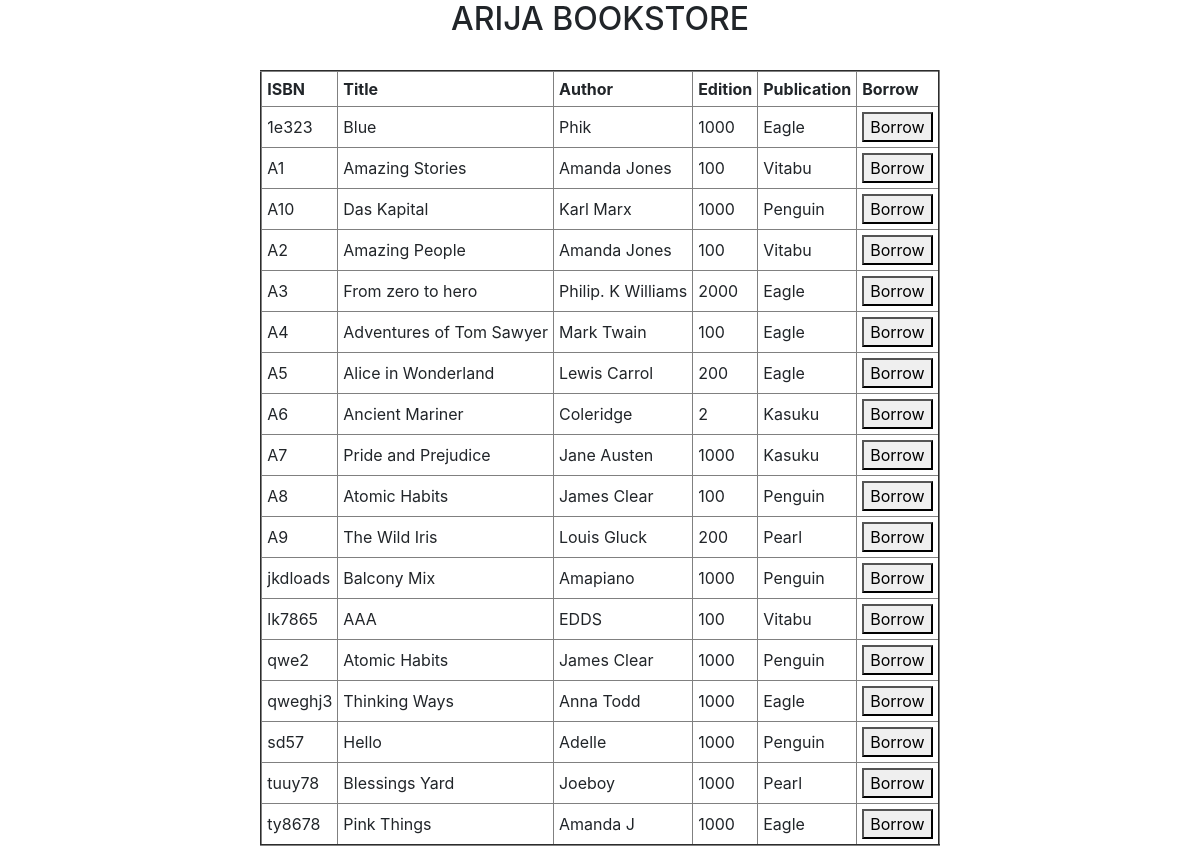
The page /display_book.php on the database its author committed.
### tables this page shows
CREATE TABLE `book_info` (
  `isbn` varchar(30) NOT NULL,
  `title` varchar(100) NOT NULL,
  `author` varchar(100) NOT NULL,
  `edition` varchar(30) NOT NULL,
  `publication` varchar(30) NOT NULL
);

### display_book.php (the view, shortened to what this page needs)
<!DOCTYPE HTML>
<html lang="en">
<head>
    <link rel="stylesheet" href="assets/bootstrap/css/bootstrap.css">
</head>
    <body>
    <h2 class="text-center">ARIJA BOOKSTORE</h2>
    <br>
    <?php
    include("db_connection.php");
    $search = isset($_GET['search']) ? $_GET['search'] : '';
    $query = "select ISBN,Title,Author,Edition,Publication from book_info where title like '%$search%'";
    $result = mysqli_query($link,$query);
    if(mysqli_num_rows($result)>0)if(mysqli_num_rows($result)>0)
    {
    ?>
    <table border="2" align="center" cellpadding="5" cellspacing="5">
        <tr>
            <th> ISBN </th>
            <th> Title </th>
            <th> Author </th>
            <th> Edition </th>
            <th> Publication </th>
            <th>Borrow</th>
        </tr>
        <?php while($row = mysqli_fetch_assoc($result))
        {
        ?>
        <tr>
            <td><?php echo $row["ISBN"];?> </td>
            <td><?php echo $row["Title"];?> </td>
            <td><?php echo $row["Author"];?> </td>
            <td><?php echo $row["Edition"];?> </td>
            <td><?php echo $row["Publication"];?> </td>
            <td ><button>Borrow</button></td>
        </tr>
        <?php
        }
        }
        else
        echo "<center>No books found in the library by the name $search </center>" ;
        ?>
    </table>
    </body>
</html>

### rows shown on the page
book_info: isbn "1e323", title "Blue", author "Phik", edition "1000", publication "Eagle"
book_info: isbn "A1", title "Amazing Stories", author "Amanda Jones", edition "100", publication "Vitabu"
book_info: isbn "A10", title "Das Kapital", author "Karl Marx", edition "1000", publication "Penguin"
book_info: isbn "A2", title "Amazing People", author "Amanda Jones", edition "100", publication "Vitabu"
book_info: isbn "A3", title "From zero to hero", author "Philip. K Williams", edition "2000", publication "Eagle"
book_info: isbn "A4", title "Adventures of Tom Sawyer", author "Mark Twain", edition "100", publication "Eagle"
book_info: isbn "A5", title "Alice in Wonderland", author "Lewis Carrol", edition "200", publication "Eagle"
book_info: isbn "A6", title "Ancient Mariner", author "Coleridge", edition "2", publication "Kasuku"
book_info: isbn "A7", title "Pride and Prejudice", author "Jane Austen", edition "1000", publication "Kasuku"
book_info: isbn "A8", title "Atomic Habits", author "James Clear", edition "100", publication "Penguin"
book_info: isbn "A9", title "The Wild Iris", author "Louis Gluck", edition "200", publication "Pearl"
book_info: isbn "jkdloads", title "Balcony Mix", author "Amapiano", edition "1000", publication "Penguin"
book_info: isbn "lk7865", title "AAA", author "EDDS", edition "100", publication "Vitabu"
book_info: isbn "qwe2", title "Atomic Habits", author "James Clear", edition "1000", publication "Penguin"
book_info: isbn "qweghj3", title "Thinking Ways", author "Anna Todd", edition "1000", publication "Eagle"
book_info: isbn "sd57", title "Hello", author "Adelle", edition "1000", publication "Penguin"
book_info: isbn "tuuy78", title "Blessings Yard", author "Joeboy", edition "1000", publication "Pearl"
book_info: isbn "ty8678", title "Pink Things", author "Amanda J", edition "1000", publication "Eagle"
